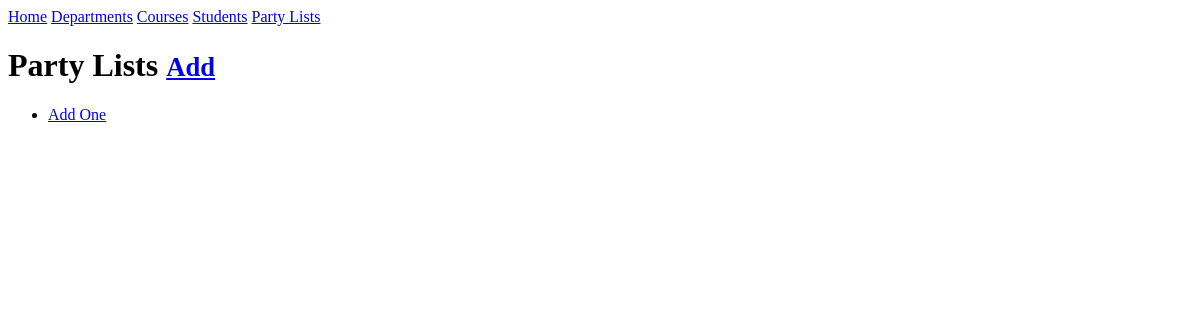
Page /partylists/ (signed in) on the earlier database version.
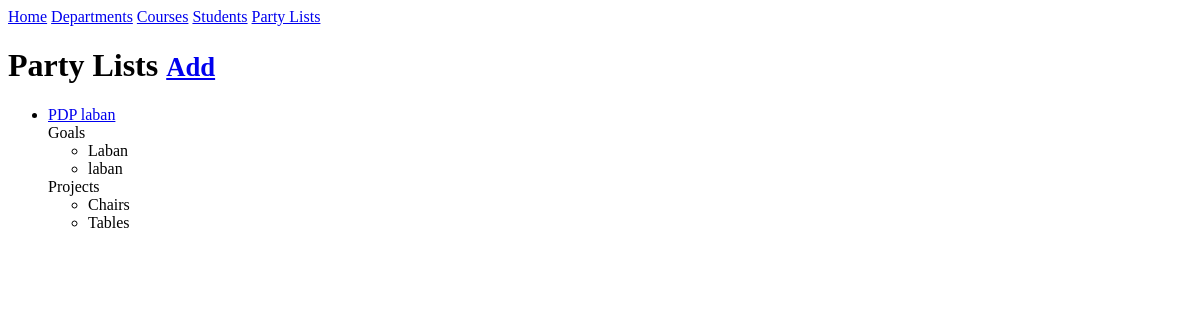
Same page on the later database version.
### partylists/models.py (models this page shows, shortened)
class PartyList(models.Model):
	user 				= models.ForeignKey(User)
	partylist_name		= models.CharField(max_length=150)
	goals				= models.TextField(help_text='seperate each item by comma')
	projects			= models.TextField(help_text='seperate each item by comma')
	timestamp			= models.DateTimeField(auto_now_add=True)
	updated				= models.DateTimeField(auto_now=True)
	slug				= models.SlugField(null=True, blank=True)
	def get_absolute_url(self):
	  	return reverse('partylists:detail', kwargs={'slug': self.slug})
	def get_goals(self):
		return self.goals.split(",")
	def get_projects(self):
		return self.projects.split(",")

### partylists/views.py (the view)
class PartylistListView(ListView):
	def get_queryset(self):
		return PartyList.objects.filter(user=self.request.user)

### partylists/templates/partylists/partylist_list.html (shortened to what this page needs)
{% extends "base.html" %}
{% block content %}
<h1>Party Lists <small><a href='{% url "partylists:create"%}'>Add</a></small></h1>
<ul>
	{% for obj in object_list %}
	<li><a href='{{ obj.get_absolute_url }}'>{{ obj.partylist_name }}</a><br/>
		{% if obj.goals %}
		Goals
		<ul>
			{% for partylist in obj.get_goals %}
			<li>{{ partylist }}</li>
			{% endfor %}
		</ul>
		{% endif %}
		{% if obj.projects %}
		Projects
		<ul>
			{% for partylist in obj.get_projects %}
			<li>{{ partylist }}</li>
			{% endfor %}
		</ul>
		{% endif %}
	</li>
	{% empty %}
		<li><a href='{% url "partylists:create"%}'>Add One</a></li>
	{% endfor %}
</ul>
{% endblock %}

Differences in the rows shown:
added PartyList: partylist_name "PDP laban", get_goals "Laban" "laban", get_projects "Chairs" "Tables"
Other differences:
text no longer shown: "Add One"
